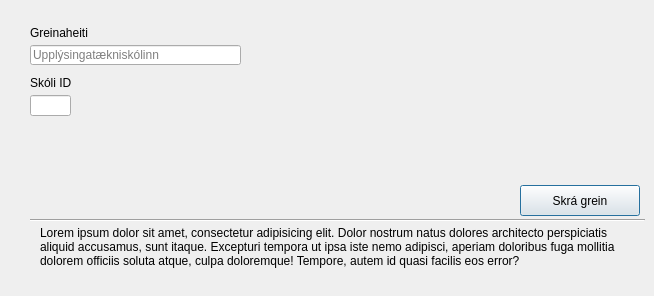
      <widget class="QWidget" name="divisionsTabCreate">
       <attribute name="title">
        <string>Grein</string>
       </attribute>
       <widget class="Line" name="line_2">
        <property name="geometry">
         <rect>
          <x>30</x>
          <y>210</y>
          <width>615</width>
          <height>20</height>
         </rect>
        </property>
        <property name="orientation">
         <enum>Qt::Horizontal</enum>
        </property>
       </widget>
       <widget class="QPushButton" name="pushButton_2">
        <property name="geometry">
         <rect>
          <x>520</x>
          <y>185</y>
          <width>120</width>
          <height>31</height>
         </rect>
        </property>
        <property name="sizePolicy">
         <sizepolicy hsizetype="Minimum" vsizetype="Fixed">
          <horstretch>0</horstretch>
          <verstretch>0</verstretch>
         </sizepolicy>
        </property>
        <property name="layoutDirection">
         <enum>Qt::LeftToRight</enum>
        </property>
        <property name="autoFillBackground">
         <bool>false</bool>
        </property>
        <property name="text">
         <string>Skrá grein</string>
        </property>
        <property name="autoDefault">
         <bool>false</bool>
        </property>
        <property name="default">
         <bool>true</bool>
        </property>
        <property name="flat">
         <bool>false</bool>
        </property>
       </widget>
       <widget class="QLabel" name="label_5">
        <property name="geometry">
         <rect>
          <x>40</x>
          <y>226</y>
          <width>591</width>
          <height>61</height>
         </rect>
        </property>
        <property name="text">
         <string>Lorem ipsum dolor sit amet, consectetur adipisicing elit. Dolor nostrum natus dolores architecto perspiciatis aliquid accusamus, sunt itaque. Excepturi tempora ut ipsa iste nemo adipisci, aperiam doloribus fuga mollitia dolorem officiis soluta atque, culpa doloremque! Tempore, autem id quasi facilis eos error?</string>
        </property>
        <property name="textFormat">
         <enum>Qt::AutoText</enum>
        </property>
        <property name="scaledContents">
         <bool>false</bool>
        </property>
        <property name="alignment">
         <set>Qt::AlignLeading|Qt::AlignLeft|Qt::AlignTop</set>
        </property>
        <property name="wordWrap">
         <bool>true</bool>
        </property>
       </widget>
       <widget class="QLabel" name="label_12">
        <property name="geometry">
         <rect>
          <x>30</x>
          <y>20</y>
          <width>101</width>
          <height>20</height>
         </rect>
        </property>
        <property name="layoutDirection">
         <enum>Qt::LeftToRight</enum>
        </property>
        <property name="text">
         <string>Greinaheiti</string>
        </property>
        <property name="alignment">
         <set>Qt::AlignBottom|Qt::AlignLeading|Qt::AlignLeft</set>
        </property>
       </widget>
       <widget class="QLineEdit" name="lineEdit_12">
        <property name="geometry">
         <rect>
          <x>30</x>
          <y>45</y>
          <width>211</width>
          <height>20</height>
         </rect>
        </property>
        <property name="focusPolicy">
         <enum>Qt::StrongFocus</enum>
        </property>
        <property name="maxLength">
         <number>75</number>
        </property>
        <property name="placeholderText">
         <string>Upplýsingatækniskólinn</string>
        </property>
       </widget>
       <widget class="QLabel" name="label_13">
        <property name="geometry">
         <rect>
          <x>30</x>
          <y>70</y>
          <width>101</width>
          <height>20</height>
         </rect>
        </property>
        <property name="text">
         <string>Skóli ID</string>
        </property>
        <property name="alignment">
         <set>Qt::AlignBottom|Qt::AlignLeading|Qt::AlignLeft</set>
        </property>
       </widget>
       <widget class="QLineEdit" name="lineEdit_8">
        <property name="geometry">
         <rect>
          <x>30</x>
          <y>95</y>
          <width>41</width>
          <height>21</height>
         </rect>
        </property>
        <property name="text">
         <string/>
        </property>
        <property name="maxLength">
         <number>11</number>
        </property>
        <property name="clearButtonEnabled">
         <bool>false</bool>
        </property>
       </widget>
      </widget>
